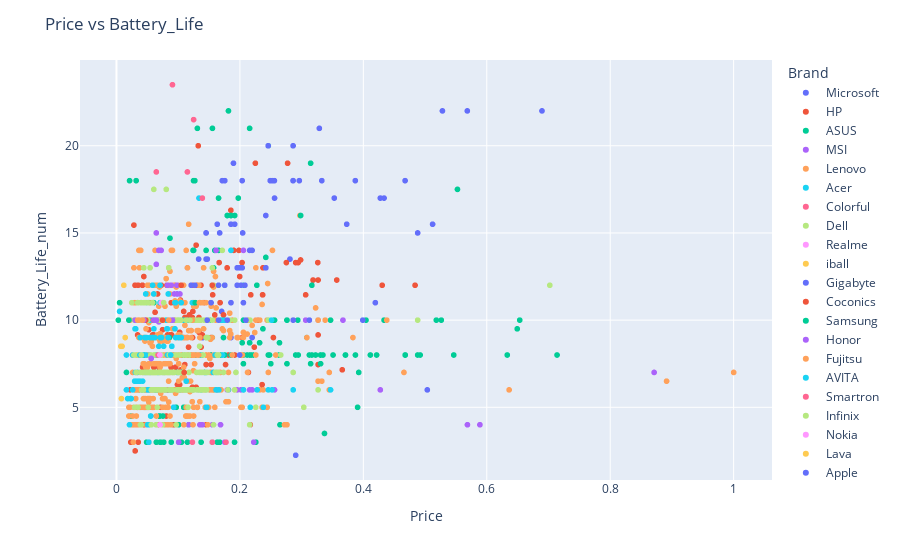

The notebook cell saved with this chart:
### Code cell
import plotly.express as px

del encoding_map['Processor_Brand']
del encoding_map['GPU_Brand']
decoded_table = laptop_original.copy()
for col in encoding_map:
    decoded_table[col] = decoded_table[col].map(encoding_map[col])

    
decoded_table = decoded_table[~decoded_table['Battery_Life'].str.contains("Adapter")]
   
decoded_table['Battery_Life_num'] = decoded_table['Battery_Life'].str.extract(r'(\d+\.\d+|\d+)').astype(float)

# decoded_table = decoded_table.sort_values(by='Battery_Life_num')

    
    
# Interactive scatter plot for price vs performance
fig = px.scatter(decoded_table.sort_values(by='Battery_Life_num'), x='Price', y='Battery_Life_num', color='Brand', hover_data=['Processor_Name', 'RAM'])
fig.update_layout(title='Price vs Battery_Life')
fig.show()

### Figure 1 — Plotly figure (JSON) as saved in the notebook; plotly's stock layout.template omitted (floating-point values rounded to 4 significant figures; data arrays with more than 128 entries replaced by an {"elided": "..."} marker saying what was removed)
{"data": [{"customdata": [["Intel Core i5 (11th Gen)", "16 GB LP"], ["Intel Pentium Dual-Core", "8 GB LP"], ["Intel Core i5 (11th Gen) Processor", "8 GB "], ["Intel Core i5 (6th Gen)", "8 GB "], ["Intel Core M3 (6th Gen)", "4 GB "], ["Intel Core i7 (6th Gen)", "8 GB "], ["Intel Core i5 (6th Gen)", "4 GB "], ["Intel Core i5 (10th Gen)", "8 GB LP"], ["Intel Core M3 (7th Gen)", "4 GB "], ["Microsoft SQ1 Processor", "8 GB LP"], ["Intel Core i5 (11th Gen)", "8 GB LP"], ["Intel Core i7 (7th Gen)", "16 GB "], ["Intel Core i5 (11th Gen)", "8 GB LP"], ["Intel Core i5 (7th Gen)", "4 GB "], ["Intel Core i5 (8th Gen)", "8 GB "], ["Intel Core i5 (7th Gen)", "8 GB "], ["Intel Core i5 (12th Gen) Processor", "8 GB LP"], ["Intel Core i5 (12th Gen)", "8 GB LP"], ["Intel Core i7 (8th Gen)", "16 GB LP"], ["Intel Core i5 (12th Gen)", "8 GB LP"], ["Intel Core i7 (12th Gen)", "32 GB LP"], ["Intel Core i5 (12th Gen)", "8 GB LP"], ["Intel Core i5 (12th Gen)", "8 GB LP"], ["Intel Core i5 (12th Gen)", "8 GB LP"], ["Intel Core i7 (12th Gen)", "16 GB LP"], ["Intel Core i7 (11th Gen)", "16 GB "], ["Intel Core i7 (12th Gen)", "16 GB LP"], ["Intel Core i7 (8th Gen)", "16 GB "], ["Intel Core i7 (12th Gen)", "8 GB LP"], ["Intel Core i5 (12th Gen)", "8 GB LP"], ["Intel Core i7 (12th Gen)", "16 GB LP"], ["AMD Hexa-Core Ryzen 5", "8 GB LP"]], "hovertemplate": "Brand=Microsoft<br>Price=%{x}<br>Battery_Life_num=%{y}<br>Processor_Name=%{customdata[0]}<br>RAM=%{customdata[1]}<extra></extra>", "legendgroup": "Microsoft", "marker": {"color": "#636efa", "symbol": "circle"}, "mode": "markers", "name": "Microsoft", "showlegend": true, "type": "scattergl", "x": [0.2904, 0.09679, 0.1815, 0.1855, 0.14, 0.2198, 0.1452, 0.1704, 0.08469, 0.115, 0.1472, 0.2811, 0.1331, 0.1452, 0.2198, 0.2158, 0.1452, 0.1452, 0.488, 0.1633, 0.5122, 0.1855, 0.1916, 0.1855, 0.3731, 0.242, 0.3529, 0.4336, 0.2561, 0.1756, 0.3327, 0.1896], "xaxis": "x", "y": [2.25, 4, 6, 9, 9, 9, 9, 10.5, 13, 13, 13.5, 13.5, 13.5, 13.5, 14, 14, 15, 15, 15, 15.5, 15.5, 15.5, 15.5, 15.5, 15.5, 16, 17, 17, 17, 18, 18, 19], "yaxis": "y"}, {"customdata": {"elided": "199x2 str values"}, "hovertemplate": "Brand=HP<br>Price=%{x}<br>Battery_Life_num=%{y}<br>Processor_Name=%{customdata[0]}<br>RAM=%{customdata[1]}<extra></extra>", "legendgroup": "HP", "marker": {"color": "#EF553B", "symbol": "circle"}, "mode": "markers", "name": "HP", "showlegend": true, "type": "scattergl", "x": {"elided": "199 float values"}, "xaxis": "x", "y": {"elided": "199 float values"}, "yaxis": "y"}, {"customdata": {"elided": "267x2 str values"}, "hovertemplate": "Brand=ASUS<br>Price=%{x}<br>Battery_Life_num=%{y}<br>Processor_Name=%{customdata[0]}<br>RAM=%{customdata[1]}<extra></extra>", "legendgroup": "ASUS", "marker": {"color": "#00cc96", "symbol": "circle"}, "mode": "markers", "name": "ASUS", "showlegend": true, "type": "scattergl", "x": {"elided": "267 float values"}, "xaxis": "x", "y": {"elided": "267 float values"}, "yaxis": "y"}, {"customdata": [["AMD Octa-Core Ryzen 7", "16 GB "], ["Intel Core i7 (12th Gen)", "16 GB "], ["Intel Core i5 (12th Gen)", "16 GB "], ["Intel Core i7 (10th Gen)", "8 GB "], ["Intel Core i5 (11th Gen)", "8 GB "], ["Intel Core i7 (11th Gen)", "32 GB "], ["Intel Core i7 (7th Gen)", "16 GB "], ["Intel Core i7 (11th Gen)", "16 GB "], ["Intel Core i5 (11th Gen)", "8 GB "], ["Intel Core i7 (12th Gen)", "32 GB "], ["Intel Core i7 (7th Gen)", "4 GB "], ["Intel Core i5 (12th Gen)", "16 GB "], ["Intel Core i3 (12th Gen)", "8 GB LP"], ["Intel Core i7 (13th Gen)", "16 GB "], ["Intel Core i3 (10th Gen)", "4 GB "], ["Intel Core i7 (14th Gen)", "16 GB "], ["Intel Core i7 (13th Gen)", "16 GB "], ["AMD Octa-Core Ryzen 7", "16 GB "], ["Intel Core Ultra 5", "16 GB "], ["Intel Core Ultra 7", "16 GB "], ["Intel Core Ultra 7", "16 GB "], ["Intel Core i7 (13th Gen)", "32 GB "], ["Intel Core i3 (11th Gen)", "8 GB "], ["Intel Core i5 (11th Gen)", "8 GB "], ["Intel Core i9 (14th Gen)", "64 GB "], ["Intel Core i5 (11th Gen)", "16 GB "], ["Intel Core i7 (8th Gen)", "16 GB "], ["Intel Core Ultra 7", "32 GB LP"], ["Intel Core Ultra 7", "32 GB LP"], ["Intel Core i5 (8th Gen)", "8 GB "], ["Intel Core i3 (11th Gen)", "8 GB "], ["Intel Core Ultra 9", "32 GB LP"], ["Intel Core i5 (12th Gen)", "16 GB LP"], ["Intel Core i7 (13th Gen)", "32 GB "], ["Intel Core i5 (13th Gen)", "16 GB "]], "hovertemplate": "Brand=MSI<br>Price=%{x}<br>Battery_Life_num=%{y}<br>Processor_Name=%{customdata[0]}<br>RAM=%{customdata[1]}<extra></extra>", "legendgroup": "MSI", "marker": {"color": "#ab63fa", "symbol": "circle"}, "mode": "markers", "name": "MSI", "showlegend": true, "type": "scattergl", "x": [0.1754, 0.2224, 0.1008, 0.117, 0.1351, 0.5888, 0.1553, 0.1686, 0.1391, 0.5687, 0.09276, 0.1311, 0.04961, 0.2198, 0.05222, 0.2561, 0.1633, 0.1956, 0.1795, 0.2158, 0.2017, 0.4275, 0.05243, 0.08227, 0.8711, 0.09984, 0.1754, 0.3267, 0.3065, 0.09881, 0.04398, 0.367, 0.1452, 0.2057, 0.1613], "xaxis": "x", "y": [3, 3, 3, 4, 4, 4, 4, 4, 4, 4, 5, 6, 6, 6, 6, 6, 6, 6, 6, 6, 6, 6, 6, 6, 7, 7, 10, 10, 10, 10, 10, 10, 10, 14, 14], "yaxis": "y"}, {"customdata": {"elided": "451x2 str values"}, "hovertemplate": "Brand=Lenovo<br>Price=%{x}<br>Battery_Life_num=%{y}<br>Processor_Name=%{customdata[0]}<br>RAM=%{customdata[1]}<extra></extra>", "legendgroup": "Lenovo", "marker": {"color": "#FFA15A", "symbol": "circle"}, "mode": "markers", "name": "Lenovo", "showlegend": true, "type": "scattergl", "x": {"elided": "451 float values"}, "xaxis": "x", "y": {"elided": "451 float values"}, "yaxis": "y"}, {"customdata": {"elided": "135x2 str values"}, "hovertemplate": "Brand=Acer<br>Price=%{x}<br>Battery_Life_num=%{y}<br>Processor_Name=%{customdata[0]}<br>RAM=%{customdata[1]}<extra></extra>", "legendgroup": "Acer", "marker": {"color": "#19d3f3", "symbol": "circle"}, "mode": "markers", "name": "Acer", "showlegend": true, "type": "scattergl", "x": {"elided": "135 float values"}, "xaxis": "x", "y": {"elided": "135 float values"}, "yaxis": "y"}, {"customdata": [["Intel Core i7 (13th Gen)", "16 GB "], ["Intel Core i5 (12th Gen)", "16 GB "], ["Intel Core i7 (12th Gen)", "16 GB "]], "hovertemplate": "Brand=Colorful<br>Price=%{x}<br>Battery_Life_num=%{y}<br>Processor_Name=%{customdata[0]}<br>RAM=%{customdata[1]}<extra></extra>", "legendgroup": "Colorful", "marker": {"color": "#FF6692", "symbol": "circle"}, "mode": "markers", "name": "Colorful", "showlegend": true, "type": "scattergl", "x": [0.1775, 0.123, 0.1553], "xaxis": "x", "y": [3, 3, 3], "yaxis": "y"}, {"customdata": {"elided": "198x2 str values"}, "hovertemplate": "Brand=Dell<br>Price=%{x}<br>Battery_Life_num=%{y}<br>Processor_Name=%{customdata[0]}<br>RAM=%{customdata[1]}<extra></extra>", "legendgroup": "Dell", "marker": {"color": "#B6E880", "symbol": "circle"}, "mode": "markers", "name": "Dell", "showlegend": true, "type": "scattergl", "x": {"elided": "198 float values"}, "xaxis": "x", "y": {"elided": "198 float values"}, "yaxis": "y"}, {"customdata": [["Intel Core i3 (11th Gen)", "8 GB LP"], ["Intel Core i5 (11th Gen)", "8 GB LP"], ["Intel Core i5 (11th Gen)", "16 GB "]], "hovertemplate": "Brand=Realme<br>Price=%{x}<br>Battery_Life_num=%{y}<br>Processor_Name=%{customdata[0]}<br>RAM=%{customdata[1]}<extra></extra>", "legendgroup": "Realme", "marker": {"color": "#FF97FF", "symbol": "circle"}, "mode": "markers", "name": "Realme", "showlegend": true, "type": "scattergl", "x": [0.0706, 0.0726, 0.08873], "xaxis": "x", "y": [4, 11, 12], "yaxis": "y"}, {"customdata": [["Intel Celeron Dual-Core", "4 GB "], ["Intel Atom Quad-Core", "2 GB "], ["Intel Atom Quad-Core", "2 GB "], ["Intel Atom Quad-Core", "2 GB "]], "hovertemplate": "Brand=iball<br>Price=%{x}<br>Battery_Life_num=%{y}<br>Processor_Name=%{customdata[0]}<br>RAM=%{customdata[1]}<extra></extra>", "legendgroup": "iball", "marker": {"color": "#FECB52", "symbol": "circle"}, "mode": "markers", "name": "iball", "showlegend": true, "type": "scattergl", "x": [0.008066, 0.007078, 0.009093, 0.01192], "xaxis": "x", "y": [5.5, 8.5, 8.5, 12], "yaxis": "y"}, {"customdata": [["Intel Core i9 (12th Gen)", "32 GB "], ["Intel Core i7 (13th Gen)", "16 GB "]], "hovertemplate": "Brand=Gigabyte<br>Price=%{x}<br>Battery_Life_num=%{y}<br>Processor_Name=%{customdata[0]}<br>RAM=%{customdata[1]}<extra></extra>", "legendgroup": "Gigabyte", "marker": {"color": "#636efa", "symbol": "circle"}, "mode": "markers", "name": "Gigabyte", "showlegend": true, "type": "scattergl", "x": [0.5036, 0.1994], "xaxis": "x", "y": [6, 8], "yaxis": "y"}, {"customdata": [["Intel Core i5 (10th Gen)", "8 GB "], ["Intel Core i7 (10th Gen)", "8 GB "]], "hovertemplate": "Brand=Coconics<br>Price=%{x}<br>Battery_Life_num=%{y}<br>Processor_Name=%{customdata[0]}<br>RAM=%{customdata[1]}<extra></extra>", "legendgroup": "Coconics", "marker": {"color": "#EF553B", "symbol": "circle"}, "mode": "markers", "name": "Coconics", "showlegend": true, "type": "scattergl", "x": [0.1096, 0.1552], "xaxis": "x", "y": [7, 12], "yaxis": "y"}, {"customdata": [["Intel Core Ultra 7", "32 GB LP"], ["Intel Core Ultra 7", "16 GB LP"], ["Intel Core Ultra 7", "16 GB LP"], ["Intel Core Ultra 5", "16 GB LP"], ["Intel Core Ultra 7", "16 GB LP"], ["Intel Core 7 (Series 1)", "16 GB LP"], ["Intel Core 5 (Series 1)", "16 GB LP"], ["Intel Core 7 (Series 1)", "16 GB LP"], ["Intel Core 5 (Series 1)", "16 GB LP"], ["Intel Celeron Dual-Core", "4 GB LP"], ["Intel Celeron Dual-Core", "2 GB "], ["Intel Celeron Dual-Core", "4 GB LP"], ["Intel Core i7 (13th Gen)", "16 GB RAM"], ["Intel Core i7 (13th Gen)", "16 GB RAM"], ["Intel Core i7 (12th Gen)", "16 GB LP"], ["Intel Core i9 (13th Gen) Processor", "32 GB RAM"], ["Intel Core i7 (13th Gen)", "16 GB RAM"], ["Intel Core i7 (12th Gen)", "16 GB LP"], ["Intel Core i5 (12th Gen)", "16 GB LP"], ["Intel Core i5 (12th Gen)", "16 GB LP"], ["Intel Core i7 (12th Gen)", "16 GB LP"], ["Intel Core i7 (12th Gen)", "16 GB "]], "hovertemplate": "Brand=Samsung<br>Price=%{x}<br>Battery_Life_num=%{y}<br>Processor_Name=%{customdata[0]}<br>RAM=%{customdata[1]}<extra></extra>", "legendgroup": "Samsung", "marker": {"color": "#00cc96", "symbol": "circle"}, "mode": "markers", "name": "Samsung", "showlegend": true, "type": "scattergl", "x": [0.3307, 0.2501, 0.2763, 0.2057, 0.3146, 0.2319, 0.2158, 0.2642, 0.2037, 0.06026, 0.05137, 0.1277, 0.1855, 0.2984, 0.1654, 0.5525, 0.3146, 0.246, 0.1311, 0.1555, 0.2158, 0.1815], "xaxis": "x", "y": [7.5, 7.5, 7.5, 7.5, 7.5, 8.7, 8.7, 8.7, 8.7, 11, 11, 11, 16, 16, 17, 17.5, 19, 20, 21, 21, 21, 22], "yaxis": "y"}, {"customdata": [["Intel Core i3 (10th Gen)", "8 GB RAM"], ["Intel Core i5 (11th Gen)", "8 GB "], ["Intel Core i5 (13th Gen)", "8 GB LP"], ["Intel Core i5 (13th Gen)", "8 GB LP"], ["Intel Core i5 (13th Gen)", "16 GB LP"], ["Intel Core i5 (12th Gen)", "16 GB LP"], ["Intel Core i5 (12th Gen)", "8 GB LP"], ["Intel Core i5 (13th Gen)", "16 GB LP"], ["Intel Core i3 (10th Gen)", "8 GB RAM"], ["AMD Hexa-Core Ryzen 5", "8 GB "], ["AMD Hexa-Core Ryzen 5", "16 GB "], ["AMD Hexa-Core Ryzen 5", "8 GB "]], "hovertemplate": "Brand=Honor<br>Price=%{x}<br>Battery_Life_num=%{y}<br>Processor_Name=%{customdata[0]}<br>RAM=%{customdata[1]}<extra></extra>", "legendgroup": "Honor", "marker": {"color": "#ab63fa", "symbol": "circle"}, "mode": "markers", "name": "Honor", "showlegend": true, "type": "scattergl", "x": [0.05621, 0.06856, 0.09377, 0.0978, 0.1028, 0.08873, 0.08268, 0.0978, 0.06453, 0.06856, 0.07239, 0.06453], "xaxis": "x", "y": [7.8, 9.9, 11.5, 11.5, 11.5, 12, 12, 12, 13.2, 14, 14, 15], "yaxis": "y"}, {"customdata": [["Intel Core i5 (11th Gen)", "16 GB "], ["Intel Core i5 (11th Gen)", "16 GB "], ["Intel Core i5 (12th Gen)", "16 GB LP"], ["Intel Core i7 (13th Gen)", "16 GB LP"], ["Intel Core i5 (11th Gen)", "16 GB "], ["Intel Core i5 (11th Gen)", "16 GB LP"], ["Intel Core i7 (11th Gen)", "16 GB LP"]], "hovertemplate": "Brand=Fujitsu<br>Price=%{x}<br>Battery_Life_num=%{y}<br>Processor_Name=%{customdata[0]}<br>RAM=%{customdata[1]}<extra></extra>", "legendgroup": "Fujitsu", "marker": {"color": "#FFA15A", "symbol": "circle"}, "mode": "markers", "name": "Fujitsu", "showlegend": true, "type": "scattergl", "x": [0.1331, 0.125, 0.1654, 0.123, 0.1525, 0.1343, 0.1525], "xaxis": "x", "y": [8, 8, 10, 10, 11, 11, 11], "yaxis": "y"}, {"customdata": [["Intel Celeron Dual-Core", "4 GB LP"], ["Intel Celeron Dual-Core", "4 GB LP"], ["AMD Quad-Core Ryzen 5", "8 GB "], ["AMD Dual-Core Ryzen 3", "8 GB "], ["Intel Core i5 (8th Gen)", "8 GB "], ["Intel Core i5 (7th Gen)", "8 GB "], ["Intel Core i3 (8th Gen)", "8 GB "], ["Intel Core i5 (8th Gen)", "8 GB "], ["Intel Core i7 (10th Gen)", "16 GB "], ["Intel Core i5 (7th Gen)", "8 GB "], ["Intel Core i7 (8th Gen)", "8 GB "], ["Intel Core i5 (10th Gen)", "8 GB "], ["Intel Core i5 (10th Gen)", "8 GB "], ["Intel Core i5 (8th Gen)", "8 GB "], ["Intel Core i5 (7th Gen)", "8 GB "], ["Intel Core i3 (8th Gen)", "4 GB "], ["Intel Core i7 (10th Gen)", "16 GB "]], "hovertemplate": "Brand=AVITA<br>Price=%{x}<br>Battery_Life_num=%{y}<br>Processor_Name=%{customdata[0]}<br>RAM=%{customdata[1]}<extra></extra>", "legendgroup": "AVITA", "marker": {"color": "#19d3f3", "symbol": "circle"}, "mode": "markers", "name": "AVITA", "showlegend": true, "type": "scattergl", "x": [0.02621, 0.01613, 0.08772, 0.03803, 0.05445, 0.07018, 0.06251, 0.06251, 0.06251, 0.07058, 0.0826, 0.05445, 0.04739, 0.06858, 0.06057, 0.04105, 0.2513], "xaxis": "x", "y": [8, 8, 8, 8, 10, 10, 10, 10, 10, 10, 10, 10, 10, 10, 10, 10, 10], "yaxis": "y"}, {"customdata": [["Intel Core i5 (7th Gen)", "4 GB "], ["Intel Core M3 (7th Gen)", "4 GB LP"]], "hovertemplate": "Brand=Smartron<br>Price=%{x}<br>Battery_Life_num=%{y}<br>Processor_Name=%{customdata[0]}<br>RAM=%{customdata[1]}<extra></extra>", "legendgroup": "Smartron", "marker": {"color": "#FF6692", "symbol": "circle"}, "mode": "markers", "name": "Smartron", "showlegend": true, "type": "scattergl", "x": [0.06735, 0.06957], "xaxis": "x", "y": [8, 10], "yaxis": "y"}, {"customdata": [["Intel Core i3 (11th Gen)", "8 GB LP"], ["Intel Core i5 (13th Gen)", "16 GB LP"], ["Intel Core i5 (11th Gen)", "16 GB LP"], ["Intel Core i5 (13th Gen)", "16 GB LP"], ["Intel Core i9 (12th Gen)", "32 GB LP"], ["Intel Core i7 (11th Gen)", "16 GB LP"], ["Intel Core i9 (13th Gen)", "32 GB LP"], ["Intel Core i7 (11th Gen)", "16 GB LP"], ["Intel Core i7 (13th Gen)", "32 GB LP"], ["Intel Core i3 (11th Gen)", "8 GB LP"], ["Intel Core i3 (10th Gen)", "8 GB LP"], ["Intel Core i9 (12th Gen)", "16 GB LP"], ["Intel Core i5 (11th Gen)", "16 GB LP"], ["Intel Core i3 (10th Gen)", "8 GB LP"], ["Intel Core i5 (11th Gen)", "8 GB LP"], ["Intel Core i7 (12th Gen)", "16 GB LP"], ["Intel Core i7 (10th Gen)", "16 GB LP"], ["Intel Core i3 (11th Gen)", "8 GB LP"], ["Intel Core i3 (10th Gen)", "8 GB LP"], ["Intel Core i5 (10th Gen)", "8 GB LP"], ["Intel Core i5 (11th Gen)", "16 GB LP"], ["Intel Core i5 (11th Gen)", "16 GB LP"], ["Intel Core i3 (10th Gen)", "8 GB LP"], ["Intel Core i3 (12th Gen)", "8 GB LP"], ["Intel Core i3 (10th Gen)", "8 GB "], ["Intel Celeron Quad-Core", "4 GB LP"], ["Intel Celeron Quad-Core", "4 GB LP"], ["Intel Core i5 (12th Gen)", "16 GB LP"], ["Intel Core i3 (10th Gen)", "8 GB LP"], ["Intel Core i3 (10th Gen)", "8 GB LP"], ["Intel Core Ultra 9", "32 GB LP"], ["Intel Core i7 (13th Gen)", "16 GB LP"]], "hovertemplate": "Brand=Infinix<br>Price=%{x}<br>Battery_Life_num=%{y}<br>Processor_Name=%{customdata[0]}<br>RAM=%{customdata[1]}<extra></extra>", "legendgroup": "Infinix", "marker": {"color": "#B6E880", "symbol": "circle"}, "mode": "markers", "name": "Infinix", "showlegend": true, "type": "scattergl", "x": [0.02823, 0.0726, 0.04033, 0.06453, 0.1492, 0.07058, 0.1349, 0.1008, 0.119, 0.04235, 0.05041, 0.1371, 0.09074, 0.04033, 0.04235, 0.0726, 0.07663, 0.04436, 0.04033, 0.05122, 0.05848, 0.04638, 0.03932, 0.04638, 0.03993, 0.0248, 0.03428, 0.05848, 0.04436, 0.05445, 0.1553, 0.08469], "xaxis": "x", "y": [8, 8, 8, 10, 10, 10, 10, 10, 10, 10, 10, 10, 10, 10, 10, 10, 11, 11, 11, 11, 11, 11, 11, 11, 11, 11, 11, 11, 13, 13, 13, 13], "yaxis": "y"}, {"customdata": [["Intel Core i5 (10th Gen)", "8 GB "]], "hovertemplate": "Brand=Nokia<br>Price=%{x}<br>Battery_Life_num=%{y}<br>Processor_Name=%{customdata[0]}<br>RAM=%{customdata[1]}<extra></extra>", "legendgroup": "Nokia", "marker": {"color": "#FF97FF", "symbol": "circle"}, "mode": "markers", "name": "Nokia", "showlegend": true, "type": "scattergl", "x": [0.07043], "xaxis": "x", "y": [8], "yaxis": "y"}, {"customdata": [["Intel Atom Quad-Core", "2 GB "]], "hovertemplate": "Brand=Lava<br>Price=%{x}<br>Battery_Life_num=%{y}<br>Processor_Name=%{customdata[0]}<br>RAM=%{customdata[1]}<extra></extra>", "legendgroup": "Lava", "marker": {"color": "#FECB52", "symbol": "circle"}, "mode": "markers", "name": "Lava", "showlegend": true, "type": "scattergl", "x": [0.01413], "xaxis": "x", "y": [9], "yaxis": "y"}, {"customdata": [["Intel Core i5 (8th Gen)", "8 GB LP"], ["Intel Core i5 (8th Gen)", "8 GB LP"], ["Intel Core i5 (8th Gen)", "8 GB LP"], ["Intel Core i7 (6th Gen)", "16 GB LP"], ["Intel Core i5 (8th Gen)", "8 GB LP"], ["Intel Core M3 (7th Gen)", "8 GB LP"], ["Intel Core i5 (5th Gen)", "8 GB "], ["Intel Core i9 (9th Gen)", "16 GB "], ["Intel Core i5 (10th Gen)", "8 GB LP"], ["Intel Core i5 (10th Gen)", "8 GB LP"], ["Intel Core i3 (10th Gen) Processor", "8 GB LP"], ["Intel Core i5 (8th Gen)", "8 GB LP"], ["Intel Core i5 (5th Gen)", "8 GB LP"], ["Intel Core i5 (8th Gen)", "8 GB LP"], ["Intel Core i5 (8th Gen)", "8 GB LP"], ["Intel Core i5 (8th Gen)", "8 GB LP"], ["Intel Core i5 (8th Gen)", "8 GB LP"], ["Intel Core i5 (8th Gen)", "8 GB LP"], ["Intel Core i5 (8th Gen)", "8 GB LP"], ["Intel Core i5 (8th Gen)", "8 GB LP"], ["1.6 Ghz Processor", "8 GB LP"], ["Intel Core i5 (8th Gen)", "8 GB LP"], ["Intel Core i5 (8th Gen)", "8 GB LP"], ["Intel Core i5 (8th Gen)", "8 GB LP"], ["Apple M1", "8 GB "], ["Apple M1 Processor", "16 GB "], ["2.3 Ghz Processor", "16 GB RAM "], ["Apple M3 Pro", "18 GB RAM"], ["Apple M2 Processor", "8 GB RAM"], ["Apple M2 Processor", "8 GB RAM"], ["Apple M2 Processor", "8 GB RAM"], ["Apple M2 Processor", "8 GB RAM"], ["Apple M2 Processor", "8 GB RAM"], ["Apple M2 Processor", "8 GB RAM"], ["Apple M2 Processor", "8 GB RAM"], ["Apple M2 Processor", "8 GB RAM"], ["Apple M2 Pro", "16 GB RAM"], ["Apple M2 Processor", "8 GB LP"], ["Apple M2 Processor", "8 GB LP"], ["Apple M1 Pro", "16 GB RAM"], ["Apple M2 Max Processor", "32 GB RAM"], ["Apple M2 Pro", "16 GB RAM "], ["Apple M3 Pro", "36 GB RAM"]], "hovertemplate": "Brand=Apple<br>Price=%{x}<br>Battery_Life_num=%{y}<br>Processor_Name=%{customdata[0]}<br>RAM=%{customdata[1]}<extra></extra>", "legendgroup": "Apple", "marker": {"color": "#636efa", "symbol": "circle"}, "mode": "markers", "name": "Apple", "showlegend": true, "type": "scattergl", "x": [0.1796, 0.2863, 0.2098, 0.3991, 0.3126, 0.1654, 0.147, 0.4194, 0.2057, 0.1855, 0.1533, 0.2017, 0.121, 0.1271, 0.1754, 0.1654, 0.2081, 0.1956, 0.242, 0.1956, 0.1996, 0.2037, 0.242, 0.1996, 0.1672, 0.2045, 0.4275, 0.4677, 0.1714, 0.2037, 0.2862, 0.2962, 0.2861, 0.2526, 0.2559, 0.2491, 0.387, 0.2862, 0.2458, 0.3287, 0.6895, 0.5282, 0.5685], "xaxis": "x", "y": [10, 10, 10, 10, 10, 10, 10, 11, 11, 11, 11, 12, 12, 12, 12, 12, 12, 12, 13, 13, 13, 13, 13, 13, 15, 15, 17, 18, 18, 18, 18, 18, 18, 18, 18, 18, 18, 20, 20, 21, 22, 22, 22], "yaxis": "y"}, {"customdata": [["Intel Core i3 (11th Gen)", "8 GB "], ["Intel Core i5 (10th Gen)", "8 GB "], ["Intel Core i5 (10th Gen)", "8 GB "], ["Intel Core i5 (11th Gen)", "8 GB "], ["Intel Core i3 (11th Gen)", "8 GB "], ["Intel Core i5 (11th Gen)", "8 GB "]], "hovertemplate": "Brand=Xiaomi<br>Price=%{x}<br>Battery_Life_num=%{y}<br>Processor_Name=%{customdata[0]}<br>RAM=%{customdata[1]}<extra></extra>", "legendgroup": "Xiaomi", "marker": {"color": "#EF553B", "symbol": "circle"}, "mode": "markers", "name": "Xiaomi", "showlegend": true, "type": "scattergl", "x": [0.04712, 0.05969, 0.07463, 0.06453, 0.04739, 0.1049], "xaxis": "x", "y": [10, 10, 10, 10, 10, 12], "yaxis": "y"}, {"customdata": [["Intel Atom Quad-Core", "2 GB "], ["Intel Atom Quad-Core", "2 GB "], ["Intel Atom Quad-Core", "2 GB "]], "hovertemplate": "Brand=Micromax<br>Price=%{x}<br>Battery_Life_num=%{y}<br>Processor_Name=%{customdata[0]}<br>RAM=%{customdata[1]}<extra></extra>", "legendgroup": "Micromax", "marker": {"color": "#00cc96", "symbol": "circle"}, "mode": "markers", "name": "Micromax", "showlegend": true, "type": "scattergl", "x": [0.02018, 0.003043, 0.005041], "xaxis": "x", "y": [10, 10, 11], "yaxis": "y"}, {"customdata": [["Intel Core i7 (12th Gen)", "16 GB "], ["Intel Core i7 (12th Gen)", "16 GB "], ["Intel Core i3 (11th Gen)", "8 GB LP"], ["Intel Core i5 (12th Gen)", "16 GB "], ["Intel Core i5 (12th Gen)", "8 GB "], ["Intel Core i5 (11th Gen)", "8 GB LP"], ["Intel Core i5 (11th Gen)", "16 GB LP"]], "hovertemplate": "Brand=Zebronics<br>Price=%{x}<br>Battery_Life_num=%{y}<br>Processor_Name=%{customdata[0]}<br>RAM=%{customdata[1]}<extra></extra>", "legendgroup": "Zebronics", "marker": {"color": "#ab63fa", "symbol": "circle"}, "mode": "markers", "name": "Zebronics", "showlegend": true, "type": "scattergl", "x": [0.08671, 0.09074, 0.03025, 0.06453, 0.0605, 0.04235, 0.04436], "xaxis": "x", "y": [10, 10, 10, 10, 10, 10, 10], "yaxis": "y"}, {"customdata": [["Intel Core i7 (11th Gen)", "16 GB "], ["Intel Core i3 (11th Gen)", "8 GB "], ["Intel Core i3 (11th Gen)", "8 GB "], ["Intel Core i5 (11th Gen)", "8 GB "]], "hovertemplate": "Brand=Wings<br>Price=%{x}<br>Battery_Life_num=%{y}<br>Processor_Name=%{customdata[0]}<br>RAM=%{customdata[1]}<extra></extra>", "legendgroup": "Wings", "marker": {"color": "#FFA15A", "symbol": "circle"}, "mode": "markers", "name": "Wings", "showlegend": true, "type": "scattergl", "x": [0.08469, 0.03428, 0.0363, 0.04235], "xaxis": "x", "y": [10, 10, 10, 10], "yaxis": "y"}, {"customdata": [["Intel Atom Quad-Core", "2 GB "]], "hovertemplate": "Brand=RDP<br>Price=%{x}<br>Battery_Life_num=%{y}<br>Processor_Name=%{customdata[0]}<br>RAM=%{customdata[1]}<extra></extra>", "legendgroup": "RDP", "marker": {"color": "#19d3f3", "symbol": "circle"}, "mode": "markers", "name": "RDP", "showlegend": true, "type": "scattergl", "x": [0.005059], "xaxis": "x", "y": [10.5], "yaxis": "y"}, {"customdata": [["Intel Core i7 (10th Gen)", "8 GB "], ["Intel Core i5 (10th Gen)", "8 GB "], ["Intel Core i5 (10th Gen)", "8 GB "], ["Intel Core i5 (8th Gen)", "8 GB "], ["Intel Core i5 (8th Gen)", "8 GB "]], "hovertemplate": "Brand=LG<br>Price=%{x}<br>Battery_Life_num=%{y}<br>Processor_Name=%{customdata[0]}<br>RAM=%{customdata[1]}<extra></extra>", "legendgroup": "LG", "marker": {"color": "#FF6692", "symbol": "circle"}, "mode": "markers", "name": "LG", "showlegend": true, "type": "scattergl", "x": [0.1391, 0.06453, 0.1149, 0.125, 0.09074], "xaxis": "x", "y": [17, 18.5, 18.5, 21.5, 23.5], "yaxis": "y"}, {"customdata": [["Intel Core i3 (11th Gen)", "8 GB RAM"], ["Intel Core i5 (11th Gen)", "16 GB "]], "hovertemplate": "Brand=Tecno<br>Price=%{x}<br>Battery_Life_num=%{y}<br>Processor_Name=%{customdata[0]}<br>RAM=%{customdata[1]}<extra></extra>", "legendgroup": "Tecno", "marker": {"color": "#B6E880", "symbol": "circle"}, "mode": "markers", "name": "Tecno", "showlegend": true, "type": "scattergl", "x": [0.06051, 0.08068], "xaxis": "x", "y": [17.5, 17.5], "yaxis": "y"}], "layout": {"legend": {"title": {"text": "Brand"}, "tracegroupgap": 0}, "margin": {"t": 60}, "title": {"text": "Price vs Battery_Life"}, "xaxis": {"anchor": "y", "domain": [0, 1], "title": {"text": "Price"}}, "yaxis": {"anchor": "x", "domain": [0, 1], "title": {"text": "Battery_Life_num"}}}}
